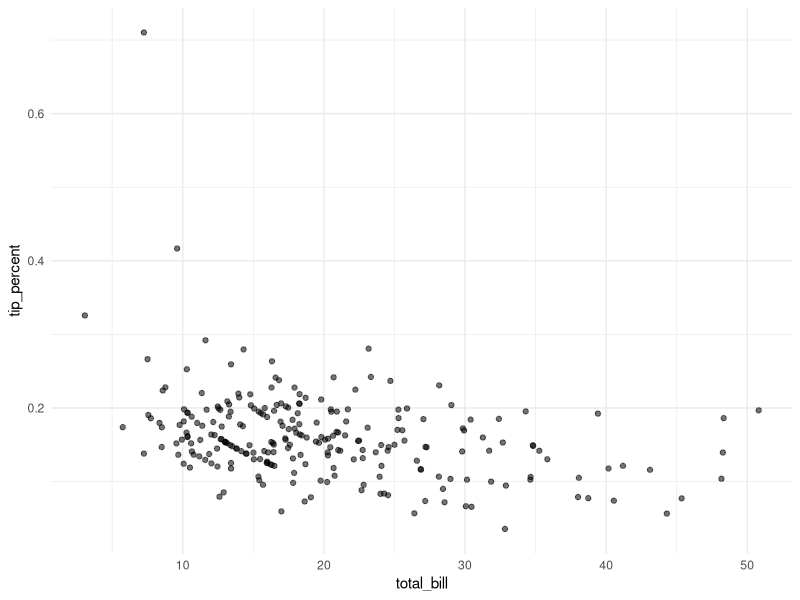
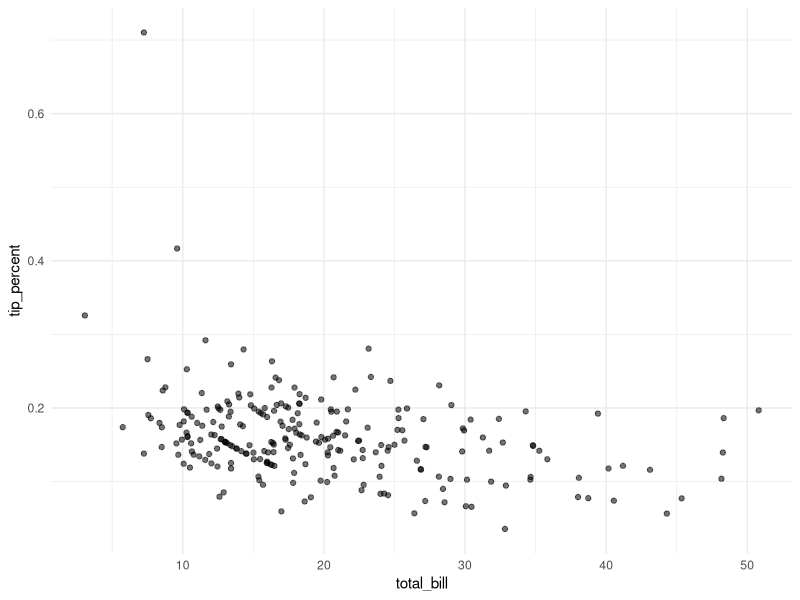
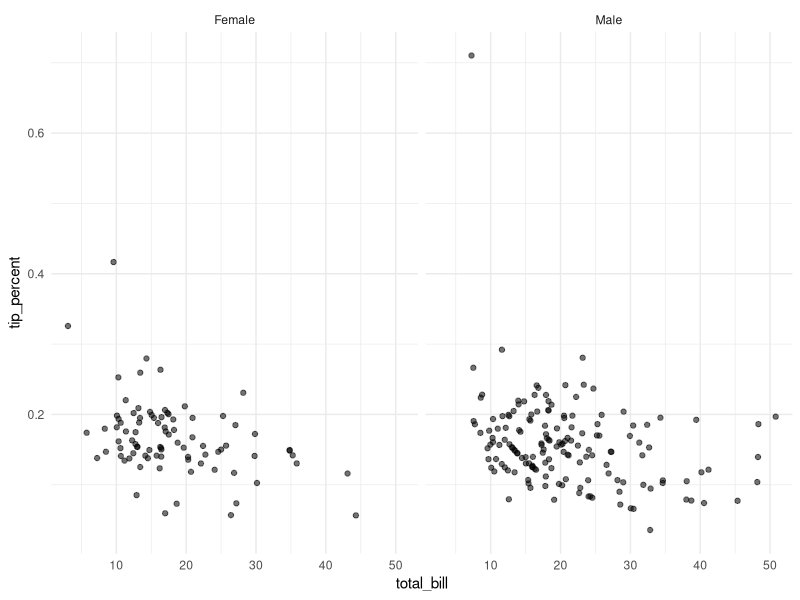
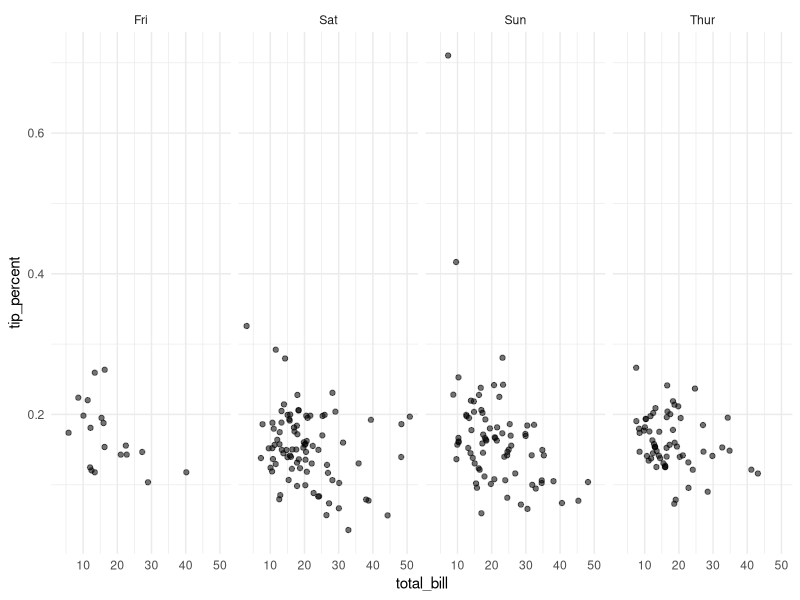
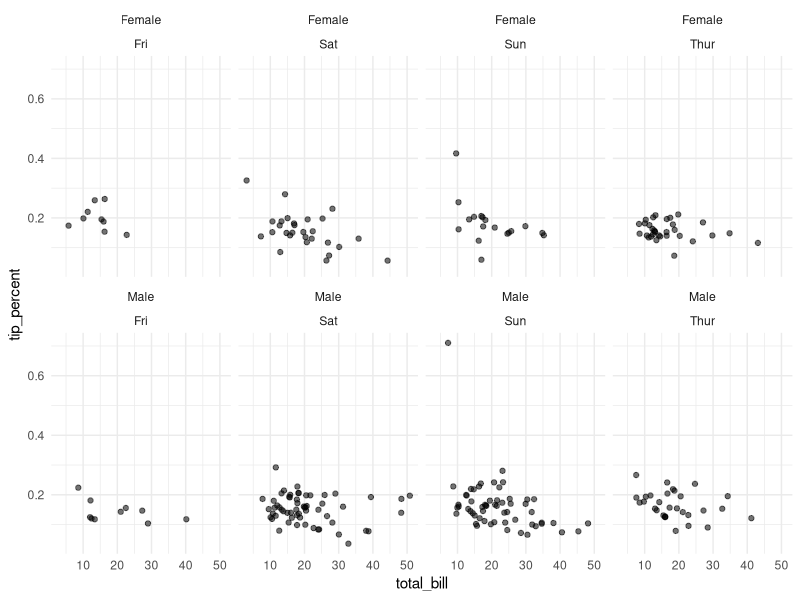

These charts were generated, in order, by the following R code:
## ---- chunk 1
knitr::opts_chunk$set(echo = TRUE, warning = F, message = F, comment = "", eval = T)
## ---- chunk 2
## Load packages
library(reshape2)
library(tidyverse)
## ---- chunk 3
## add a new column with tip_percent
tips <- tips %>% 
  mutate(tip_percent = tip/total_bill)

as_tibble(tips)
## ---- chunk 4
ggplot(tips, aes(x = total_bill,
                 y = tip_percent,
                 alpha = 0.5))+
  geom_point()+
  theme_minimal()+
  guides(alpha = FALSE)
## ---- chunk 5
plot_points_tidyeval_01 <- function(x, y, alpha){
  
  x_var <- enquo(x)
  y_var <- enquo(y)
  
  ggplot(tips, aes(x = !!x_var, y = !!y_var, alpha = alpha))+
    geom_point()+
    theme_minimal()+
    guides(alpha = FALSE)
}

## pass column names unquoted 
plot_points_tidyeval_01(x = total_bill,
                        y = tip_percent,
                        alpha = 0.5)
## ---- chunk 6
plot_points_tidyeval_02 <- function(x, y, alpha, facet){
  
  x_var <- enquo(x)
  y_var <- enquo(y)
  facet_var <- enquo(facet)
  
  ggplot(tips, aes(x = !!x_var, y = !!y_var, alpha = alpha))+
    geom_point()+
    theme_minimal()+
    guides(alpha = FALSE)+
    facet_grid(cols = vars(!!facet_var))}

## ---- chunk 7

## use sex for facet
plot_points_tidyeval_02(x = total_bill,
                        y = tip_percent,
                        alpha = 0.5,
                        facet = sex)
## ---- chunk 8
## use day for facet
plot_points_tidyeval_02(x = total_bill,
                        y = tip_percent,
                        alpha = 0.5,
                        facet = day)
## ---- chunk 9
plot_points_tidyeval_03 <- function(x, y, alpha, ...){
  
  x_var <- enquo(x)
  y_var <- enquo(y)
  
  ggplot(tips, aes(x = !!x_var, y = !!y_var, alpha = alpha))+
    geom_point()+
    theme_minimal()+
    guides(alpha = FALSE)+
    facet_wrap(vars(...), nrow = 2)
}


## use both sex and day for facets
plot_points_tidyeval_03(x = total_bill,
                        y = tip_percent,
                        alpha = 0.5,
                        sex, day)
